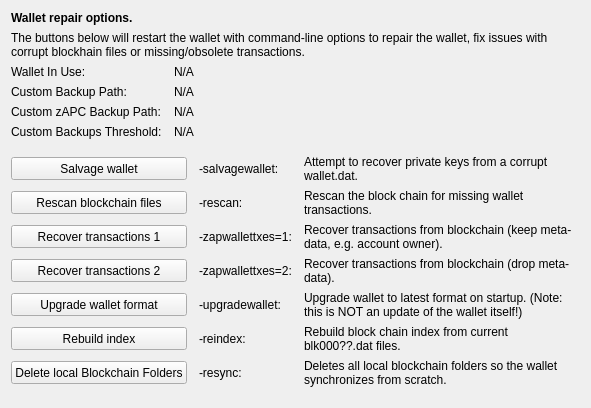
     <widget class="QWidget" name="tab_repair">
      <attribute name="title">
       <string>&amp;Wallet Repair</string>
      </attribute>
      <layout class="QGridLayout" name="gridLayout_4" columnstretch="0,0,0,0">
       <property name="horizontalSpacing">
        <number>12</number>
       </property>
       <item row="0" column="0" colspan="4">
        <widget class="QLabel" name="label_repair_header">
         <property name="font">
          <font>
           <weight>75</weight>
           <bold>true</bold>
          </font>
         </property>
         <property name="text">
          <string>Wallet repair options.</string>
         </property>
        </widget>
       </item>
       <item row="1" column="0" colspan="4">
        <widget class="QLabel" name="label_repair_helptext">
         <property name="font">
          <font>
           <weight>50</weight>
           <bold>false</bold>
          </font>
         </property>
         <property name="text">
          <string>The buttons below will restart the wallet with command-line options to repair the wallet, fix issues with corrupt blockhain files or missing/obsolete transactions.</string>
         </property>
         <property name="wordWrap">
          <bool>true</bool>
         </property>
        </widget>
       </item>
       <item row="2" column="0">
        <widget class="QLabel" name="wallet_path_label">
         <property name="text">
          <string>Wallet In Use:</string>
         </property>
        </widget>
       </item>
       <item row="2" column="1" colspan="3">
        <widget class="QLabel" name="wallet_path">
         <property name="cursor">
          <cursorShape>IBeamCursor</cursorShape>
         </property>
         <property name="text">
          <string>N/A</string>
         </property>
         <property name="textFormat">
          <enum>Qt::PlainText</enum>
         </property>
         <property name="textInteractionFlags">
          <set>Qt::LinksAccessibleByMouse|Qt::TextSelectableByKeyboard|Qt::TextSelectableByMouse</set>
         </property>
        </widget>
       </item>
       <item row="3" column="0">
        <widget class="QLabel" name="wallet_custombackuppath_label">
         <property name="visible">
          <bool>false</bool>
         </property>
         <property name="text">
          <string>Custom Backup Path:</string>
         </property>
        </widget>
       </item>
       <item row="3" column="1" colspan="3">
        <widget class="QLabel" name="wallet_custombackuppath">
         <property name="cursor">
          <cursorShape>IBeamCursor</cursorShape>
         </property>
         <property name="visible">
          <bool>false</bool>
         </property>
         <property name="text">
          <string>N/A</string>
         </property>
         <property name="textFormat">
          <enum>Qt::PlainText</enum>
         </property>
         <property name="textInteractionFlags">
          <set>Qt::LinksAccessibleByMouse|Qt::TextSelectableByKeyboard|Qt::TextSelectableByMouse</set>
         </property>
        </widget>
       </item>
       <item row="4" column="0">
        <widget class="QLabel" name="wallet_customzpivbackuppath_label">
         <property name="visible">
          <bool>false</bool>
         </property>
         <property name="text">
          <string>Custom zAPC Backup Path:</string>
         </property>
        </widget>
       </item>
       <item row="4" column="1" colspan="3">
        <widget class="QLabel" name="wallet_customzpivbackuppath">
         <property name="cursor">
          <cursorShape>IBeamCursor</cursorShape>
         </property>
         <property name="visible">
          <bool>false</bool>
         </property>
         <property name="text">
          <string>N/A</string>
         </property>
         <property name="textFormat">
          <enum>Qt::PlainText</enum>
         </property>
         <property name="textInteractionFlags">
          <set>Qt::LinksAccessibleByMouse|Qt::TextSelectableByKeyboard|Qt::TextSelectableByMouse</set>
         </property>
        </widget>
       </item>
       <item row="5" column="0">
        <widget class="QLabel" name="wallet_custombackupthreshold_label">
         <property name="visible">
          <bool>false</bool>
         </property>
         <property name="text">
          <string>Custom Backups Threshold:</string>
         </property>
        </widget>
       </item>
       <item row="5" column="1" colspan="3">
        <widget class="QLabel" name="wallet_custombackupthreshold">
         <property name="cursor">
          <cursorShape>IBeamCursor</cursorShape>
         </property>
         <property name="visible">
          <bool>false</bool>
         </property>
         <property name="text">
          <string>N/A</string>
         </property>
         <property name="textFormat">
          <enum>Qt::PlainText</enum>
         </property>
         <property name="textInteractionFlags">
          <set>Qt::LinksAccessibleByMouse|Qt::TextSelectableByKeyboard|Qt::TextSelectableByMouse</set>
         </property>
        </widget>
       </item>
       <item row="6" column="0">
        <spacer name="verticalSpacer_repair1">
         <property name="orientation">
          <enum>Qt::Vertical</enum>
         </property>
         <property name="sizeHint" stdset="0">
          <size>
           <width>10</width>
           <height>10</height>
          </size>
         </property>
        </spacer>
       </item>
       <item row="7" column="0" colspan="2">
        <widget class="QPushButton" name="btn_salvagewallet">
         <property name="minimumSize">
          <size>
           <width>100</width>
           <height>23</height>
          </size>
         </property>
         <property name="text">
          <string>Salvage wallet</string>
         </property>
        </widget>
       </item>
       <item row="7" column="2">
        <widget class="QLabel" name="label_repair_salvage_command">
         <property name="text">
          <string notr="true">-salvagewallet:</string>
         </property>
        </widget>
       </item>
       <item row="7" column="3">
        <widget class="QLabel" name="label_repair_salvage">
         <property name="text">
          <string>Attempt to recover private keys from a corrupt wallet.dat.</string>
         </property>
         <property name="wordWrap">
          <bool>true</bool>
         </property>
        </widget>
       </item>
       <item row="8" column="0" colspan="2">
        <widget class="QPushButton" name="btn_rescan">
         <property name="minimumSize">
          <size>
           <width>100</width>
           <height>23</height>
          </size>
         </property>
         <property name="text">
          <string>Rescan blockchain files</string>
         </property>
        </widget>
       </item>
       <item row="8" column="2">
        <widget class="QLabel" name="label_repair_rescan_command">
         <property name="text">
          <string notr="true">-rescan:</string>
         </property>
        </widget>
       </item>
       <item row="8" column="3">
        <widget class="QLabel" name="label_repair_rescan">
         <property name="text">
          <string>Rescan the block chain for missing wallet transactions.</string>
         </property>
         <property name="wordWrap">
          <bool>true</bool>
         </property>
        </widget>
       </item>
       <item row="9" column="0" colspan="2">
        <widget class="QPushButton" name="btn_zapwallettxes1">
         <property name="minimumSize">
          <size>
           <width>100</width>
           <height>23</height>
          </size>
         </property>
         <property name="text">
          <string>Recover transactions 1</string>
         </property>
        </widget>
       </item>
       <item row="9" column="2">
        <widget class="QLabel" name="label_repair_zap1_command">
         <property name="text">
          <string notr="true">-zapwallettxes=1:</string>
         </property>
        </widget>
       </item>
       <item row="9" column="3">
        <widget class="QLabel" name="label_repair_zap1">
         <property name="text">
          <string>Recover transactions from blockchain (keep meta-data, e.g. account owner).</string>
         </property>
         <property name="wordWrap">
          <bool>true</bool>
         </property>
        </widget>
       </item>
       <item row="10" column="0" colspan="2">
        <widget class="QPushButton" name="btn_zapwallettxes2">
         <property name="minimumSize">
          <size>
           <width>100</width>
           <height>23</height>
          </size>
         </property>
         <property name="text">
          <string>Recover transactions 2</string>
         </property>
        </widget>
       </item>
       <item row="10" column="2">
        <widget class="QLabel" name="label_repair_zap2_command">
         <property name="text">
          <string notr="true">-zapwallettxes=2:</string>
         </property>
        </widget>
       </item>
       <item row="10" column="3">
        <widget class="QLabel" name="label_repair_zap2">
         <property name="text">
          <string>Recover transactions from blockchain (drop meta-data).</string>
         </property>
         <property name="wordWrap">
          <bool>true</bool>
         </property>
        </widget>
       </item>
       <item row="11" column="0" colspan="2">
        <widget class="QPushButton" name="btn_upgradewallet">
         <property name="minimumSize">
          <size>
           <width>100</width>
           <height>23</height>
          </size>
         </property>
         <property name="text">
          <string>Upgrade wallet format</string>
         </property>
        </widget>
       </item>
       <item row="11" column="2">
        <widget class="QLabel" name="label_repair_upgrade_command">
         <property name="text">
          <string notr="true">-upgradewallet:</string>
         </property>
        </widget>
       </item>
       <item row="11" column="3">
        <widget class="QLabel" name="label_repair_upgrade">
         <property name="text">
          <string>Upgrade wallet to latest format on startup. (Note: this is NOT an update of the wallet itself!)</string>
         </property>
         <property name="wordWrap">
          <bool>true</bool>
         </property>
        </widget>
       </item>
       <item row="12" column="0" colspan="2">
        <widget class="QPushButton" name="btn_reindex">
         <property name="minimumSize">
          <size>
           <width>100</width>
           <height>23</height>
          </size>
         </property>
         <property name="text">
          <string>Rebuild index</string>
         </property>
        </widget>
       </item>
       <item row="12" column="2">
        <widget class="QLabel" name="label_repair_reindex_command">
         <property name="text">
          <string notr="true">-reindex:</string>
         </property>
        </widget>
       </item>
       <item row="12" column="3">
        <widget class="QLabel" name="label_repair_reindex">
         <property name="text">
          <string>Rebuild block chain index from current blk000??.dat files.</string>
         </property>
         <property name="wordWrap">
          <bool>true</bool>
         </property>
        </widget>
       </item>
       <item row="13" column="0" colspan="2">
        <widget class="QPushButton" name="btn_resync">
         <property name="minimumSize">
          <size>
           <width>100</width>
           <height>23</height>
          </size>
         </property>
         <property name="text">
          <string>Delete local Blockchain Folders</string>
         </property>
        </widget>
       </item>
       <item row="13" column="2">
        <widget class="QLabel" name="label_repair_resync_command">
         <property name="text">
          <string>-resync:</string>
         </property>
        </widget>
       </item>
       <item row="13" column="3">
        <widget class="QLabel" name="label_repair_resync">
         <property name="text">
          <string>Deletes all local blockchain folders so the wallet synchronizes from scratch.</string>
         </property>
         <property name="wordWrap">
          <bool>true</bool>
         </property>
        </widget>
       </item>
       <item row="14" column="0">
        <spacer name="verticalSpacer_repair2">
         <property name="orientation">
          <enum>Qt::Vertical</enum>
         </property>
         <property name="sizeHint" stdset="0">
          <size>
           <width>20</width>
           <height>10</height>
          </size>
         </property>
        </spacer>
       </item>
      </layout>
     </widget>
